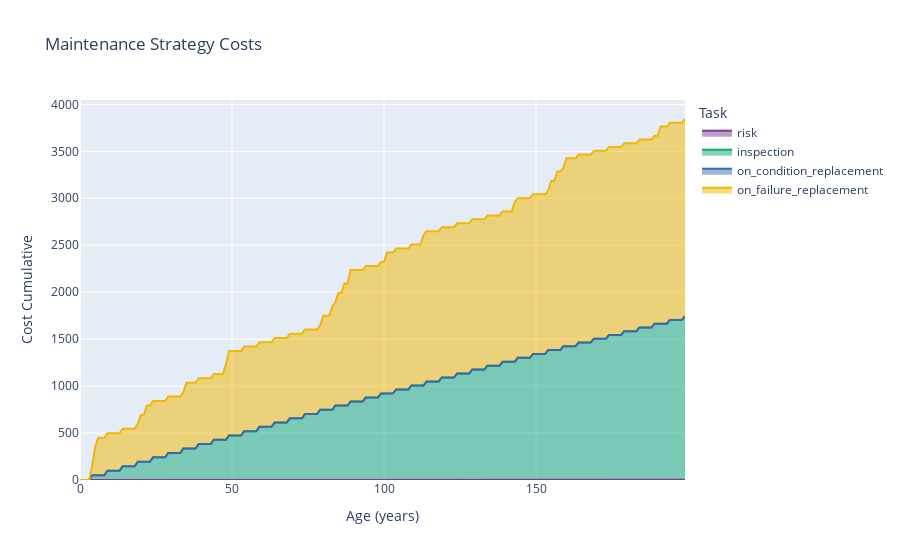
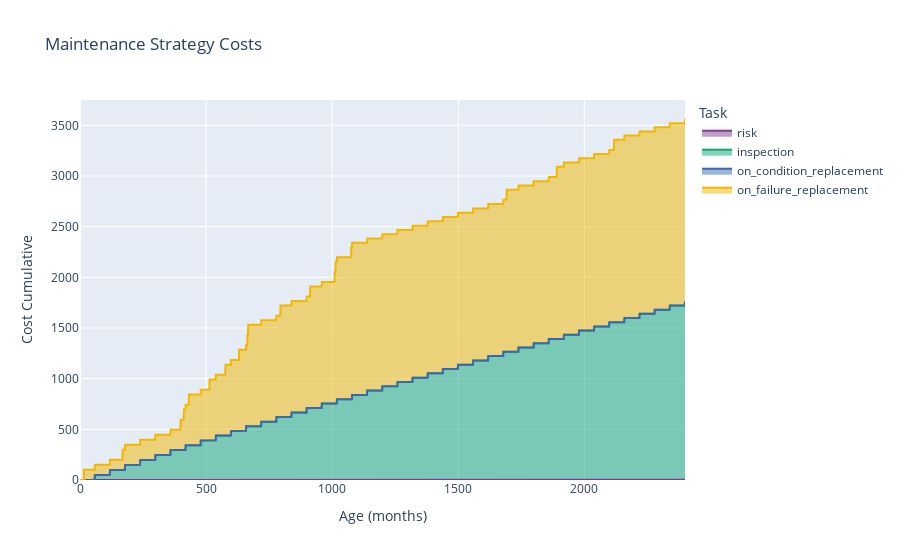
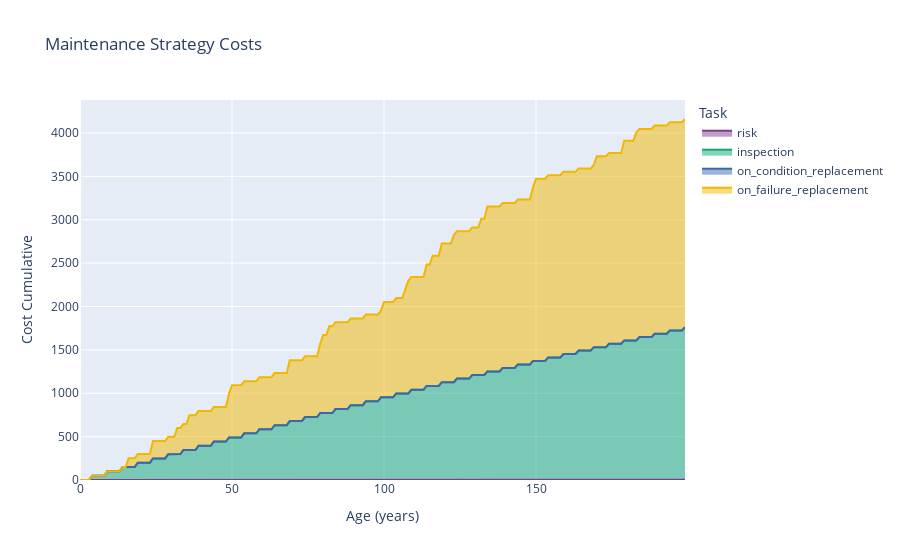

Notebook code cell kept with these figures, in order:
### Markdown cell above
## Check it scales with times

### Code cell
from pof.units import unit_ratio

comp = Component.demo()
comp.fm.pop('early_life')
comp.fm.pop('slow_aging')
comp.fm.pop('fast_aging')

# no task outputs causes error

for model_units in ['years', 'months', 'years']:
    input_units = 'years'
    t_end = int(200 *unit_ratio(input_units, model_units))

    comp.units = model_units
    comp.mp_timeline(t_end=t_end, n_iterations=n_iterations)
    comp.expected_risk_cost_df()
    comp.calc_df_task_forecast(sfd.df_age_forecast)

    comp.plot_ms().show()

### Figure 1 — Plotly figure (JSON) as saved in the notebook; plotly's stock layout.template omitted (floating-point values rounded to 4 significant figures; data arrays with more than 128 entries replaced by an {"elided": "..."} marker saying what was removed)
{"data": [{"hovertemplate": "Task=risk<br>Failure Mode=random<br>Age (years)=%{x}<br>Cost Cumulative=%{y}<extra></extra>", "legendgroup": "risk", "line": {"color": "rgb(127, 60, 141)"}, "mode": "lines", "name": "risk", "orientation": "v", "showlegend": true, "stackgroup": "1", "type": "scatter", "x": {"elided": "200 int values"}, "xaxis": "x", "y": {"elided": "200 float values"}, "yaxis": "y"}, {"hovertemplate": "Task=inspection<br>Failure Mode=random<br>Age (years)=%{x}<br>Cost Cumulative=%{y}<extra></extra>", "legendgroup": "inspection", "line": {"color": "rgb(17, 165, 121)"}, "mode": "lines", "name": "inspection", "orientation": "v", "showlegend": true, "stackgroup": "1", "type": "scatter", "x": {"elided": "200 int values"}, "xaxis": "x", "y": {"elided": "200 float values"}, "yaxis": "y"}, {"hovertemplate": "Task=on_condition_replacement<br>Failure Mode=random<br>Age (years)=%{x}<br>Cost Cumulative=%{y}<extra></extra>", "legendgroup": "on_condition_replacement", "line": {"color": "rgb(57, 105, 172)"}, "mode": "lines", "name": "on_condition_replacement", "orientation": "v", "showlegend": true, "stackgroup": "1", "type": "scatter", "x": {"elided": "200 int values"}, "xaxis": "x", "y": {"elided": "200 int values"}, "yaxis": "y"}, {"hovertemplate": "Task=on_failure_replacement<br>Failure Mode=random<br>Age (years)=%{x}<br>Cost Cumulative=%{y}<extra></extra>", "legendgroup": "on_failure_replacement", "line": {"color": "rgb(242, 183, 1)"}, "mode": "lines", "name": "on_failure_replacement", "orientation": "v", "showlegend": true, "stackgroup": "1", "type": "scatter", "x": {"elided": "200 int values"}, "xaxis": "x", "y": {"elided": "200 int values"}, "yaxis": "y"}], "layout": {"legend": {"title": {"text": "Task"}, "tracegroupgap": 0}, "title": {"text": "Maintenance Strategy Costs"}, "xaxis": {"anchor": "y", "automargin": true, "domain": [0, 1], "title": {"text": "Age (years)"}}, "yaxis": {"anchor": "x", "automargin": true, "domain": [0, 1], "title": {"text": "Cost Cumulative"}}}}

### Figure 2 — Plotly figure (JSON) as saved in the notebook; plotly's stock layout.template omitted (floating-point values rounded to 4 significant figures; data arrays with more than 128 entries replaced by an {"elided": "..."} marker saying what was removed)
{"data": [{"hovertemplate": "Task=risk<br>Failure Mode=random<br>Age (months)=%{x}<br>Cost Cumulative=%{y}<extra></extra>", "legendgroup": "risk", "line": {"color": "rgb(127, 60, 141)"}, "mode": "lines", "name": "risk", "orientation": "v", "showlegend": true, "stackgroup": "1", "type": "scatter", "x": {"elided": "2400 int values"}, "xaxis": "x", "y": {"elided": "2400 float values"}, "yaxis": "y"}, {"hovertemplate": "Task=inspection<br>Failure Mode=random<br>Age (months)=%{x}<br>Cost Cumulative=%{y}<extra></extra>", "legendgroup": "inspection", "line": {"color": "rgb(17, 165, 121)"}, "mode": "lines", "name": "inspection", "orientation": "v", "showlegend": true, "stackgroup": "1", "type": "scatter", "x": {"elided": "2400 int values"}, "xaxis": "x", "y": {"elided": "2400 float values"}, "yaxis": "y"}, {"hovertemplate": "Task=on_condition_replacement<br>Failure Mode=random<br>Age (months)=%{x}<br>Cost Cumulative=%{y}<extra></extra>", "legendgroup": "on_condition_replacement", "line": {"color": "rgb(57, 105, 172)"}, "mode": "lines", "name": "on_condition_replacement", "orientation": "v", "showlegend": true, "stackgroup": "1", "type": "scatter", "x": {"elided": "2400 int values"}, "xaxis": "x", "y": {"elided": "2400 int values"}, "yaxis": "y"}, {"hovertemplate": "Task=on_failure_replacement<br>Failure Mode=random<br>Age (months)=%{x}<br>Cost Cumulative=%{y}<extra></extra>", "legendgroup": "on_failure_replacement", "line": {"color": "rgb(242, 183, 1)"}, "mode": "lines", "name": "on_failure_replacement", "orientation": "v", "showlegend": true, "stackgroup": "1", "type": "scatter", "x": {"elided": "2400 int values"}, "xaxis": "x", "y": {"elided": "2400 int values"}, "yaxis": "y"}], "layout": {"legend": {"title": {"text": "Task"}, "tracegroupgap": 0}, "title": {"text": "Maintenance Strategy Costs"}, "xaxis": {"anchor": "y", "automargin": true, "domain": [0, 1], "title": {"text": "Age (months)"}}, "yaxis": {"anchor": "x", "automargin": true, "domain": [0, 1], "title": {"text": "Cost Cumulative"}}}}

### Figure 3 — Plotly figure (JSON) as saved in the notebook; plotly's stock layout.template omitted (floating-point values rounded to 4 significant figures; data arrays with more than 128 entries replaced by an {"elided": "..."} marker saying what was removed)
{"data": [{"hovertemplate": "Task=risk<br>Failure Mode=random<br>Age (years)=%{x}<br>Cost Cumulative=%{y}<extra></extra>", "legendgroup": "risk", "line": {"color": "rgb(127, 60, 141)"}, "mode": "lines", "name": "risk", "orientation": "v", "showlegend": true, "stackgroup": "1", "type": "scatter", "x": {"elided": "200 int values"}, "xaxis": "x", "y": {"elided": "200 float values"}, "yaxis": "y"}, {"hovertemplate": "Task=inspection<br>Failure Mode=random<br>Age (years)=%{x}<br>Cost Cumulative=%{y}<extra></extra>", "legendgroup": "inspection", "line": {"color": "rgb(17, 165, 121)"}, "mode": "lines", "name": "inspection", "orientation": "v", "showlegend": true, "stackgroup": "1", "type": "scatter", "x": {"elided": "200 int values"}, "xaxis": "x", "y": {"elided": "200 float values"}, "yaxis": "y"}, {"hovertemplate": "Task=on_condition_replacement<br>Failure Mode=random<br>Age (years)=%{x}<br>Cost Cumulative=%{y}<extra></extra>", "legendgroup": "on_condition_replacement", "line": {"color": "rgb(57, 105, 172)"}, "mode": "lines", "name": "on_condition_replacement", "orientation": "v", "showlegend": true, "stackgroup": "1", "type": "scatter", "x": {"elided": "200 int values"}, "xaxis": "x", "y": {"elided": "200 int values"}, "yaxis": "y"}, {"hovertemplate": "Task=on_failure_replacement<br>Failure Mode=random<br>Age (years)=%{x}<br>Cost Cumulative=%{y}<extra></extra>", "legendgroup": "on_failure_replacement", "line": {"color": "rgb(242, 183, 1)"}, "mode": "lines", "name": "on_failure_replacement", "orientation": "v", "showlegend": true, "stackgroup": "1", "type": "scatter", "x": {"elided": "200 int values"}, "xaxis": "x", "y": {"elided": "200 int values"}, "yaxis": "y"}], "layout": {"legend": {"title": {"text": "Task"}, "tracegroupgap": 0}, "title": {"text": "Maintenance Strategy Costs"}, "xaxis": {"anchor": "y", "automargin": true, "domain": [0, 1], "title": {"text": "Age (years)"}}, "yaxis": {"anchor": "x", "automargin": true, "domain": [0, 1], "title": {"text": "Cost Cumulative"}}}}
